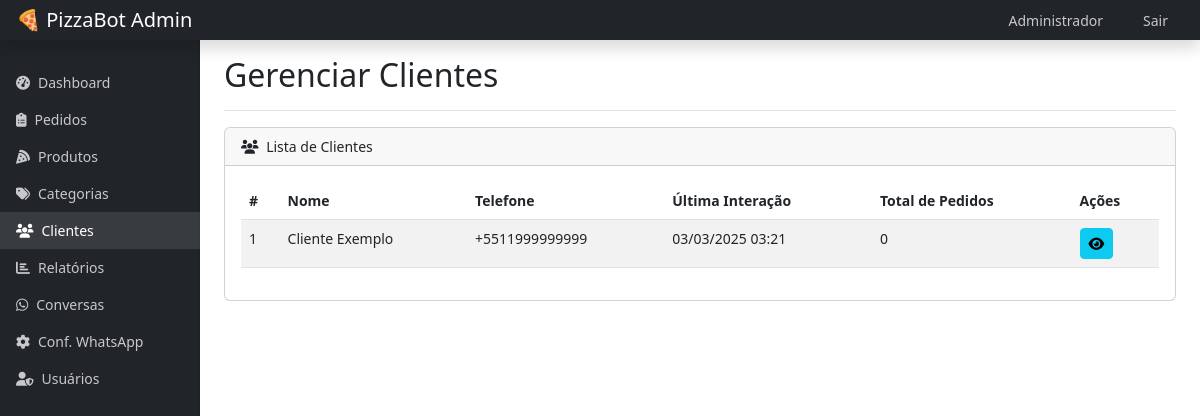
The page /admin/customers (signed in) on the database its author committed.
### models.py (models this page shows)
class User(db.Model, UserMixin):
    id = db.Column(db.Integer, primary_key=True)
    name = db.Column(db.String(100), nullable=False)
    email = db.Column(db.String(100), unique=True, nullable=False)
    password = db.Column(db.String(200), nullable=False)
    role = db.Column(db.String(20), default='staff')  # admin, staff
    created_at = db.Column(db.DateTime, default=datetime.utcnow)

class Customer(db.Model):
    id = db.Column(db.Integer, primary_key=True)
    phone = db.Column(db.String(20), unique=True, nullable=False)
    name = db.Column(db.String(100), nullable=True)
    address = db.Column(db.Text, nullable=True)
    last_interaction = db.Column(db.DateTime, default=datetime.utcnow)
    conversation_state = db.Column(db.String(50), default='initial')  # initial, menu, ordering, payment, etc.
    current_order_id = db.Column(db.Integer, nullable=True)  # ID do pedido atual em andamento
    temp_data = db.Column(db.Text, nullable=True)  # Dados temporários para a conversa
    human_support = db.Column(db.Boolean, default=False)  # Se está em modo de atendimento humano
    assigned_to = db.Column(db.Integer, db.ForeignKey('user.id'), nullable=True)  # Atendente responsável
    orders = db.relationship('Order', backref='customer', lazy=True)
    assigned_user = db.relationship('User', foreign_keys=[assigned_to], backref='assigned_customers', lazy=True)

### routes/admin.py (the view)
@admin_bp.route('/customers')
@login_required
def customers():
    customers = Customer.query.all()
    return render_template('admin/customers.html', customers=customers)

### app.py (called while the page is built)
@login_manager.user_loader
def load_user(user_id):
    return User.query.get(int(user_id))

### templates/admin/customers.html (shortened to what this page needs)
{% extends 'admin/base.html' %}
{% block content %}
<div class="d-flex justify-content-between flex-wrap flex-md-nowrap align-items-center pt-3 pb-2 mb-3 border-bottom">
    <h1 class="h2">Gerenciar Clientes</h1>
</div>
<div class="card mb-4">
    <div class="card-header">
        <i class="fas fa-users me-1"></i>
        Lista de Clientes
    </div>
    <div class="card-body">
        <div class="table-responsive">
            <table class="table table-striped table-hover">
                <thead>
                    <tr>
                        <th>#</th>
                        <th>Nome</th>
                        <th>Telefone</th>
                        <th>Última Interação</th>
                        <th>Total de Pedidos</th>
                        <th>Ações</th>
                    </tr>
                </thead>
                <tbody>
                    {% for customer in customers %}
                    <tr>
                        <td>{{ customer.id }}</td>
                        <td>{{ customer.name or 'Não informado' }}</td>
                        <td>{{ customer.phone }}</td>
                        <td>{{ customer.last_interaction.strftime('%d/%m/%Y %H:%M') if customer.last_interaction else 'Nunca' }}</td>
                        <td>{{ customer.orders|length }}</td>
                        <td>
                            <a href="{{ url_for('admin_bp.view_customer', id=customer.id) }}" class="btn btn-sm btn-info">
                                <i class="fas fa-eye"></i>
                            </a>
                        </td>
                    </tr>
                    {% endfor %}
                </tbody>
            </table>
        </div>
    </div>
</div>
{% endblock %}

### templates/admin/base.html (shortened to what this page needs)
<!DOCTYPE html>
<html lang="pt-BR">
<head>
    <link href="https://cdn.jsdelivr.net/npm/bootstrap@5.3.0-alpha1/dist/css/bootstrap.min.css" rel="stylesheet">
    <link rel="stylesheet" href="https://cdnjs.cloudflare.com/ajax/libs/font-awesome/6.4.0/css/all.min.css">
</head>
<body>
    <nav class="navbar navbar-dark sticky-top bg-dark flex-md-nowrap p-0 shadow">
        <a class="navbar-brand col-md-3 col-lg-2 mr-0 px-3" href="#">🍕 PizzaBot Admin</a>
        <ul class="navbar-nav px-3 d-flex flex-row">
            <li class="nav-item text-nowrap me-2">
                <span class="nav-link">{{ current_user.name }}</span>
            </li>
            <li class="nav-item text-nowrap">
                <a class="nav-link" href="{{ url_for('logout') }}">Sair</a>
            </li>
        </ul>
    </nav>
    <div class="container-fluid">
        <div class="row">
            <nav id="sidebarMenu" class="col-md-3 col-lg-2 d-md-block bg-dark sidebar collapse">
                <div class="sidebar-sticky pt-3">
                    <ul class="nav flex-column">
                        <li class="nav-item">
                            <a class="nav-link {% if request.endpoint == 'admin_bp.dashboard' %}active{% endif %}" href="{{ url_for('admin_bp.dashboard') }}">
                                <i class="fas fa-tachometer-alt me-2"></i>Dashboard
                            </a>
                        </li>
                        <li class="nav-item">
                            <a class="nav-link {% if request.endpoint == 'admin_bp.orders' %}active{% endif %}" href="{{ url_for('admin_bp.orders') }}">
                                <i class="fas fa-clipboard-list me-2"></i>Pedidos
                            </a>
                        </li>
                        <li class="nav-item">
                            <a class="nav-link {% if request.endpoint == 'admin_bp.products' %}active{% endif %}" href="{{ url_for('admin_bp.products') }}">
                                <i class="fas fa-pizza-slice me-2"></i>Produtos
                            </a>
                        </li>
                        <li class="nav-item">
                            <a class="nav-link {% if request.endpoint == 'admin_bp.categories' %}active{% endif %}" href="{{ url_for('admin_bp.categories') }}">
                                <i class="fas fa-tags me-2"></i>Categorias
                            </a>
                        </li>
                        <li class="nav-item">
                            <a class="nav-link {% if request.endpoint == 'admin_bp.customers' %}active{% endif %}" href="{{ url_for('admin_bp.customers') }}">
                                <i class="fas fa-users me-2"></i>Clientes
                            </a>
                        </li>
                        <li class="nav-item">
                            <a class="nav-link {% if request.endpoint == 'admin_bp.reports' %}active{% endif %}" href="{{ url_for('admin_bp.reports') }}">
                                <i class="fas fa-chart-bar me-2"></i>Relatórios
                            </a>
                        </li>
                        <li class="nav-item">
                            <a class="nav-link {% if request.endpoint == 'whatsapp_bp.conversations' %}active{% endif %}" href="{{ url_for('whatsapp_bp.conversations') }}">
                                <i class="fab fa-whatsapp me-2"></i>Conversas
                            </a>
                        </li>
                        <li class="nav-item">
                            <a class="nav-link {% if request.endpoint == 'whatsapp_bp.whatsapp_settings' %}active{% endif %}" href="{{ url_for('whatsapp_bp.whatsapp_settings') }}">
                                <i class="fas fa-cog me-2"></i>Conf. WhatsApp
                            </a>
                        </li>
                        {% if current_user.role == 'admin' %}
                        <li class="nav-item">
                            <a class="nav-link {% if request.endpoint == 'admin_bp.users' %}active{% endif %}" href="{{ url_for('admin_bp.users') }}">
                                <i class="fas fa-user-shield me-2"></i>Usuários
                            </a>
                        </li>
                        {% endif %}
                    </ul>
                </div>
            </nav>
            <main role="main" class="col-md-9 ml-sm-auto col-lg-10 px-md-4 content-wrapper main-content">
                {% block content %}{% endblock %}
            </main>
        </div>
    </div>
</body>
</html>

### templates/admin/base.html (style rules this page uses)
body { font-size: .875rem; }
.sidebar { position: fixed; top: 0; bottom: 0; left: 0; z-index: 100; padding: 48px 0 0; box-shadow: inset -1px 0 0 rgba(0, 0, 0, .1); background-color: #343a40; }
.sidebar-sticky { position: relative; top: 0; height: calc(100vh - 48px); padding-top: .5rem; overflow-x: hidden; overflow-y: auto; }
.nav-link { font-weight: 500; color: rgba(255, 255, 255, .75); padding: 0.5rem 1rem; }
.nav-link.active { color: #fff; background-color: rgba(255, 255, 255, .1); }
@media (min-width: 768px) { .main-content { margin-left: 16.666667%; } }
@media (min-width: 768px) { .sidebar { width: 16.666667%; } }

### rows shown on the page
User: name "Administrador"
Customer: id "1", name "Cliente Exemplo", phone "+5511999999999", last_interaction "03/03/2025 03:21", orders|length "0"
